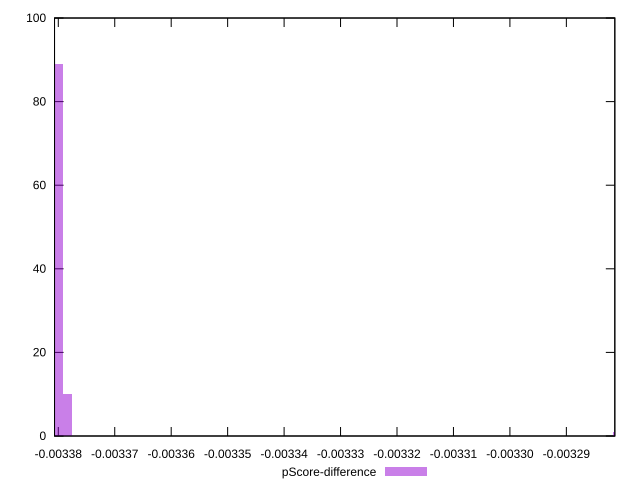

This figure's gnuplot source:
reset

$pScoreDifference <<EOF
-0.0032810621262551296 1
-0.0033799351156879455 89
-0.0033784139927735945 10
EOF

set key outside below
set boxwidth 0.0000015211229143510105
set xrange [-0.0033806651907272167:-0.003281415710582991]
set yrange [0:100]
set trange [0:100]
set style fill transparent solid 0.5 noborder
set terminal svg size 640, 490 enhanced background rgb 'white'
set output "report_00017_2021-02-10T15-08-03.406Z/uses-long-cache-ttl/samples/pages+cached+noadtech+nomedia+nocss/pScore-difference/histogram.svg"

plot $pScoreDifference title "pScore-difference" with boxes

reset
